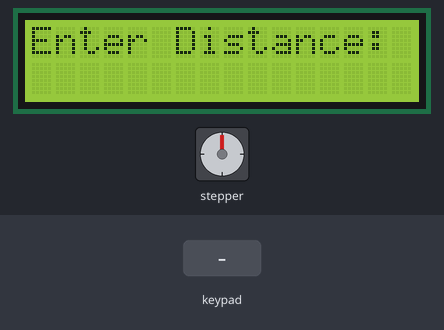
Simulated run of this sketch. Board: Arduino Mega 2560, built with avr-gcc and run on an emulated ATmega2560. Parts: stepper motor, 16×2 character LCD. Wiring (inferred from the names in the program): stepper motor driver (200 steps per turn assumed): step pin 5; direction pin 4; enable pin 3. The test bench sets the inputs (shaded band).

Above: at 1.2 s.
1.3 s: keypad keys 3 1 3 3 3 5 3 7 D pressed 0.4 s apart
At 5.9 s:
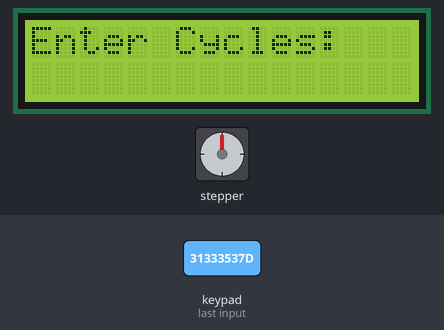
6.4 s: key 'D' pressed
At 7.1 s:
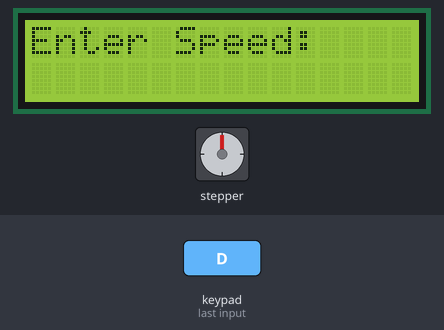
7.9 s: keypad keys 3 9 4 1 4 3 4 5 D pressed 0.4 s apart
At 10.6 s:
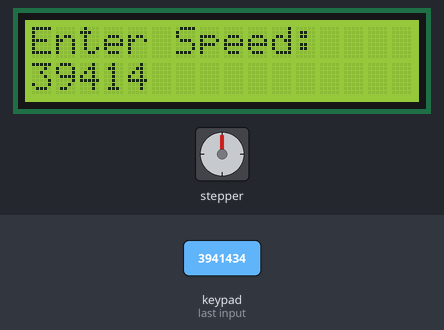
13.0 s: key '1' pressed
At 13.4 s:
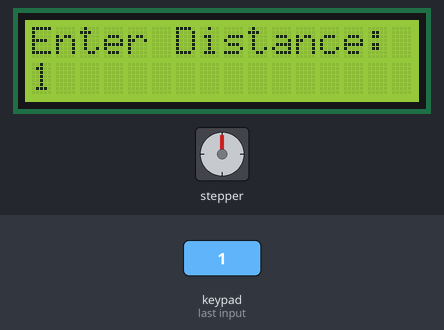
Timing chart, 0 to 15.5 s (numbered marks = the images above; inputs shaded):
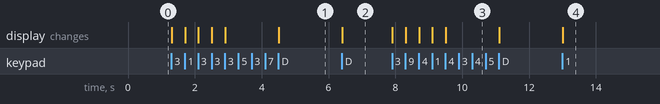

The sketch:

durability.ino
```cpp
#include <LiquidCrystal.h>
#include <Keypad.h>

long int evaluateInput(int array[]);
long int userInput(int array[]);
void motor(long int distance, long int cycles, long int speed);

const int maxDistance = 5;
const int maxCycles = 3;
const int maxSpeed = 5;

LiquidCrystal lcd(7, 8, 9, 10, 11, 12);

#define PUL 5
#define DIR 4
#define ENABLE 3

const byte ROWS = 4;
const byte COLS = 4;

char keypads[ROWS][COLS] = {
  {'1', '2', '3', 'A'},
  {'4', '5', '6', 'B'},
  {'7', '8', '9', 'C'},
  {'*', '0', '#', 'D'}
};

byte colPins[COLS] = {31, 33, 35, 37};
byte rowPins[ROWS] = {39, 41, 43, 45};

Keypad Keypd = Keypad(makeKeymap(keypads), rowPins, colPins, ROWS, COLS);

void setup() {
  // put your setup code here, to run once:
  lcd.begin(16, 2);
  Serial.begin(9600);

  pinMode(PUL, OUTPUT);
  pinMode(DIR, OUTPUT);
  pinMode(ENABLE, OUTPUT);
  digitalWrite(PUL, LOW);
  digitalWrite(DIR, LOW);
  digitalWrite(ENABLE, LOW);
}

void loop() {
  // put your main code here, to run repeatedly:
  digitalWrite(ENABLE, LOW);
  lcd.clear();
  int distanceInput[maxDistance];
  initializeArray(distanceInput, maxDistance);
  int cyclesInput[maxCycles];
  initializeArray(cyclesInput, maxCycles);
  int speedInput[maxSpeed];
  initializeArray(speedInput, maxSpeed);

  long int distance = 0;
  long int cycles = 0;
  long int speed = 0;

  int key = 0;

  lcd.setCursor(0,0);
  lcd.print("Enter Distance:");
  lcd.setCursor(0,1);
  distance = userInput(distanceInput, maxDistance);
  lcd.clear();

  lcd.setCursor(0,0);
  lcd.print("Enter Cycles:");
  lcd.setCursor(0,1);
  cycles = userInput(cyclesInput, maxCycles);
  lcd.clear();

  lcd.setCursor(0,0);
  lcd.print("Enter Speed:");
  lcd.setCursor(0,1);
  speed = userInput(speedInput, maxSpeed);
  lcd.clear();

  motor(distance, cycles, speed);

}

int initializeArray(int array[], int maxLimit){
  for(int i=0; i<maxLimit; i++){
    array[i] = 35;
  }
}

  long int userInput(int array[], int maxLimit){
    int i = 0;
    int key;

    while(true){
       key = 0;
       key = Keypd.getKey();

       if(key==42){
        //restart input, restart loop()
       }

       if(key==68){
        break;
       }
       if(key && i<maxLimit && key>=48 && key<=57){
         lcd.print(char(key));
         array[i] = key;
         i++;
       }
    }
    return evaluateInput(array, maxLimit);
  }

  long int evaluateInput(int array[], int maxLimit){
    long int number = 0;

    for(int i=0; i<maxLimit; i++){
      if(array[i]==35){
        break;
      }
      number *= 10;
      number += (array[i]-48);
    }
    return number;
  }

  void motor(long int distance, long int cycles, long int speed){
    digitalWrite(ENABLE, HIGH);


    for(int i=0;i<cycles; i++){

      digitalWrite(DIR, LOW);         //CLOCKWISE
      for(int j=0; j<distance; j++){
        //rotate clockwise
        digitalWrite(PUL, HIGH);
        delayMicroseconds(speed);
        digitalWrite(PUL, LOW);
        delayMicroseconds(speed);
      }

      digitalWrite(DIR, HIGH);         //COUNTER CLOCKWISE
      for(int k=0; k<distance; k++){
        //rotate counter clockwise
        digitalWrite(PUL, HIGH);
        delayMicroseconds(speed);
        digitalWrite(PUL, LOW);
        delayMicroseconds(speed);
      }

      lcd.clear();
      lcd.setCursor(0,0);
      lcd.print("Cycles Completed:");
      lcd.setCursor(0,1);
      lcd.print(i);
    }
    digitalWrite(ENABLE, LOW);
  }

  void clearCycles(){

  }

  void clearInput(){

  }
```

Measured:
- after the input at 1.3 s, the display: first changes at once (image 1 shows a later state)
- after the input at 6.4 s, the display: changes at once (image 2)
- after the input at 7.9 s, the display: first changes at once (image 3 shows a later state)
- after the input at 13.0 s, the display: changes at once (image 4)
